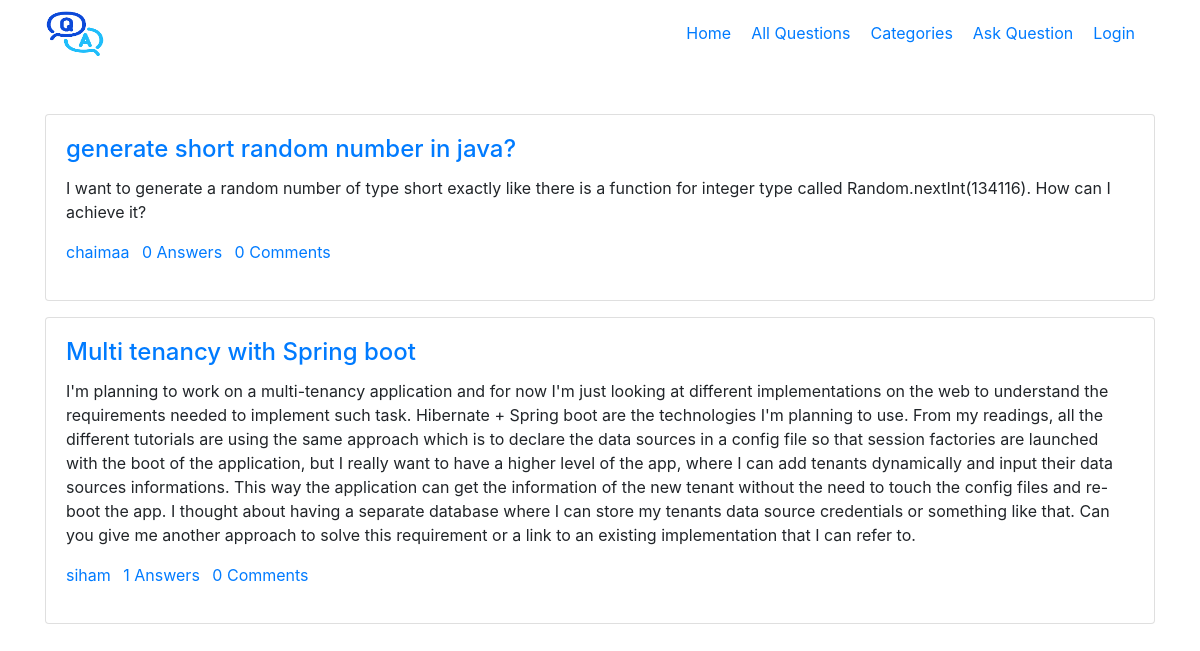
Page /tag/java on the committed database.
### main/models.py (models this page shows, shortened)
class Question(models.Model):
    user=models.ForeignKey(CustomUser,on_delete=models.CASCADE)
    title=models.CharField(max_length=300)
    detail=models.TextField()
    tags=models.TextField(default='')
    add_time=models.DateTimeField(auto_now_add=True)

class CustomUser(AbstractUser):
    bio=models.TextField()
    location=models.CharField(max_length=200)

### main/views.py (the view)
# urls.py: path('tag/<str:tag>',views.tag,name='tag'),
def tag(request,tag):
    quests=Question.objects.annotate(total_comments=Count('answer__comment')).filter(tags__icontains=tag).order_by('-id')
    paginator=Paginator(quests,10)
    page_num=request.GET.get('page',1)
    quests=paginator.page(page_num)
    return render(request,'tag.html',{'quests':quests,'tag':tag})

### main/templates/tag.html (shortened to what this page needs)
{% extends 'base.html' %}
{% load static %}
{% load humanize %}
{% block content %}
    <div class="container py-5">
        {% for quest in quests %}
        <div class="card mb-3">
            <div class="card-body">
                <h4 class="card-title"><a href="/detail/{{quest.id}}">{{quest.title}}</a></h4>
                <p class="card-text">{{quest.detail}}</p>
                <p>
                    <a href="#" class="mr-2">{{quest.user.username}}</a>
                    <a href="#" class="mr-2">{{quest.answer_set.count}} Answers</a>
                    <a href="#" class="mr-2">{{quest.total_comments}} Comments</a>
                </p>
            </div>
        </div>
        {% endfor %}
    </div>
{% endblock %}

### rows in the picture
Question: title "generate short random number in java?", detail "I want to generate a random number of type short exactly like there is a function for integer type called Random.nextInt(134116). How can I achieve it?", user.username "chaimaa", answer_set.count "0", total_comments "0"
Question: title "Multi tenancy with Spring boot", detail "I'm planning to work on a multi-tenancy application and for now I'm just looking at different implementations on the web to understand the requirements needed to implement such task. Hibernate + Spring boot are the technologies I'm planning to use. From my readings, all the different tutorials are using the same approach which is to declare the data sources in a config file so that session factories are launched with the boot of the application, but I really want to have a higher level of the app, where I can add tenants dynamically and input their data sources informations. This way the application can get the information of the new tenant without the need to touch the config files and…", user.username "siham", answer_set.count "1", total_comments "0"
